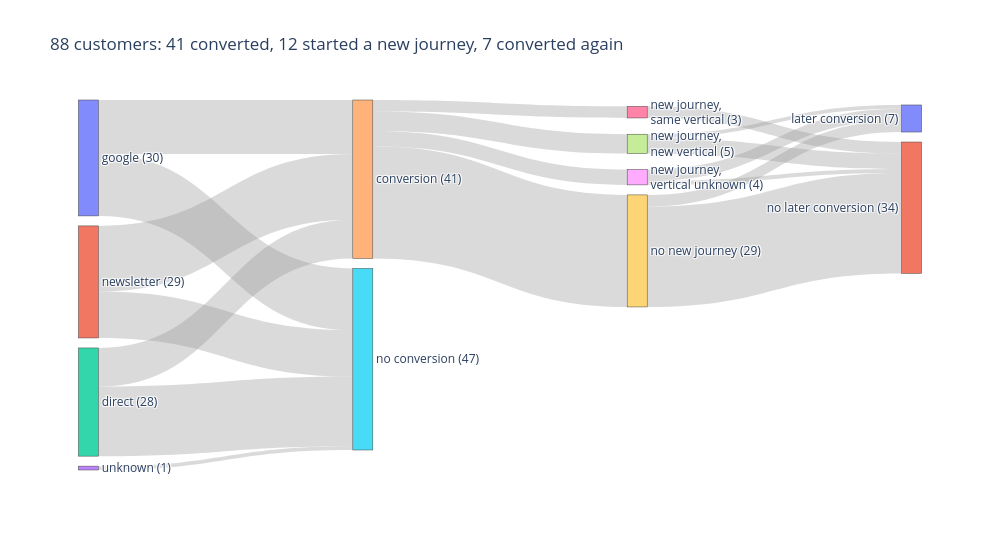

Notebook code for this chart:
### Markdown cell above
**Reading:** 41 of the 88 customers converted, and 24 hold an active contract today, with 17,438.69 EUR of annual
net premium in total. The value is concentrated: the top 5 customers hold 41.6 % of it, the top 10 hold 67.1 %.
hannah.fuchs@gmx.at is on the list because the customer view counts all 50 contracts: her active contract names
no valid lead, so the lead table does not have it.

### 4.1 The customer lifecycle

Every customer in one flow: the channel of the first touchpoint, whether a conversion followed, whether a new
journey started after it, and whether it converted again.

### Code cell
lifecycle = query("""
    select
        acquisition_source as channel,
        case when conversions > 0 then 'conversion' else 'no conversion' end as first_conversion,
        case
            when conversions = 0 then null
            when not returned_after_contract then 'no new journey'
            when return_vertical = 'same' then 'new journey, same vertical'
            when return_vertical = 'new' then 'new journey, new vertical'
            else 'new journey, vertical unknown'
        end as after_first_conversion,
        case
            when conversions > 1 then 'later conversion'
            when conversions = 1 then 'no later conversion'
        end as later_conversion,
        count(*) as customers
    from agg_customers
    group by all
""")

# Flows between neighbouring stages; a customer without a conversion leaves after the second stage
stages = ["channel", "first_conversion", "after_first_conversion", "later_conversion"]
links = pd.concat(
    [
        lifecycle.dropna(subset=[start, end])
        .groupby([start, end], as_index=False)["customers"]
        .sum()
        .set_axis(["source", "target", "customers"], axis=1)
        for start, end in zip(stages, stages[1:], strict=False)
    ],
    ignore_index=True,
)

# One column per stage, the nodes of a stage stacked from the top in a fixed order, each labelled
# with the customers it holds (what flows in, or what flows out for the first stage)
order = [
    "google", "newsletter", "direct", "unknown",
    "conversion", "no conversion",
    "new journey, same vertical", "new journey, new vertical", "new journey, vertical unknown",
    "no new journey",
    "later conversion", "no later conversion",
]
held = (
    links.groupby("target")["customers"].sum()
    .combine(links.groupby("source")["customers"].sum(), max, fill_value=0)
)
stage_of = {value: i for i, stage in enumerate(stages) for value in lifecycle[stage].dropna()}
nodes = pd.DataFrame({"node": [node for node in order if node in held.index]})
nodes["customers"] = nodes["node"].map(held)
nodes["stage"] = nodes["node"].map(stage_of)

GAP = 6  # space between two nodes, in customers
rank = nodes.groupby("stage").cumcount()
top = nodes.groupby("stage")["customers"].cumsum() - nodes["customers"] + rank * GAP
height = (nodes.groupby("stage")["customers"].sum() + nodes.groupby("stage").size() * GAP).max()
nodes["y"] = 0.02 + 0.96 * (top + nodes["customers"] / 2) / height
nodes["x"] = 0.01 + 0.98 * nodes["stage"] / (len(stages) - 1)
index = {node: i for i, node in enumerate(nodes["node"])}
# Two-line labels for "new journey, ...", so they do not run into the labels of the last stage
labels = [
    f"{node.replace(', ', ',<br>')} ({n})"
    for node, n in zip(nodes["node"], nodes["customers"], strict=True)
]

fig = go.Figure(
    go.Sankey(
        arrangement="snap",
        node={"label": labels, "x": nodes["x"], "y": nodes["y"], "pad": 10},
        link={
            "source": links["source"].map(index),
            "target": links["target"].map(index),
            "value": links["customers"],
            "color": "rgba(150, 150, 150, 0.35)",
        },
    )
)
fig.update_layout(
    title="88 customers: 41 converted, 12 started a new journey, 7 converted again",
    width=1000,
    height=550,
)
fig.show()

### Figure 1 — Plotly figure (JSON) as saved in the notebook; plotly's stock layout.template omitted (floating-point values rounded to 4 significant figures)
{"data": [{"arrangement": "snap", "link": {"color": "rgba(150, 150, 150, 0.35)", "source": [2, 2, 0, 0, 1, 1, 3, 4, 4, 4, 4, 7, 7, 6, 8, 8, 9, 9], "target": [4, 5, 4, 5, 4, 5, 5, 7, 6, 8, 9, 10, 11, 11, 10, 11, 10, 11], "value": [10, 18, 14, 16, 17, 12, 1, 5, 3, 4, 29, 1, 4, 3, 3, 1, 3, 26]}, "node": {"label": ["google (30)", "newsletter (29)", "direct (28)", "unknown (1)", "conversion (41)", "no conversion (47)", "new journey,<br>same vertical (3)", "new journey,<br>new vertical (5)", "new journey,<br>vertical unknown (4)", "no new journey (29)", "later conversion (7)", "no later conversion (34)"], "pad": 10, "x": [0.01, 0.01, 0.01, 0.01, 0.3367, 0.3367, 0.6633, 0.6633, 0.6633, 0.6633, 0.99, 0.99], "y": [0.1486, 0.4529, 0.7486, 0.9243, 0.1957, 0.6243, 0.03286, 0.1186, 0.2086, 0.4014, 0.05, 0.2771]}, "type": "sankey"}], "layout": {"height": 550, "title": {"text": "88 customers: 41 converted, 12 started a new journey, 7 converted again"}, "width": 1000}}
